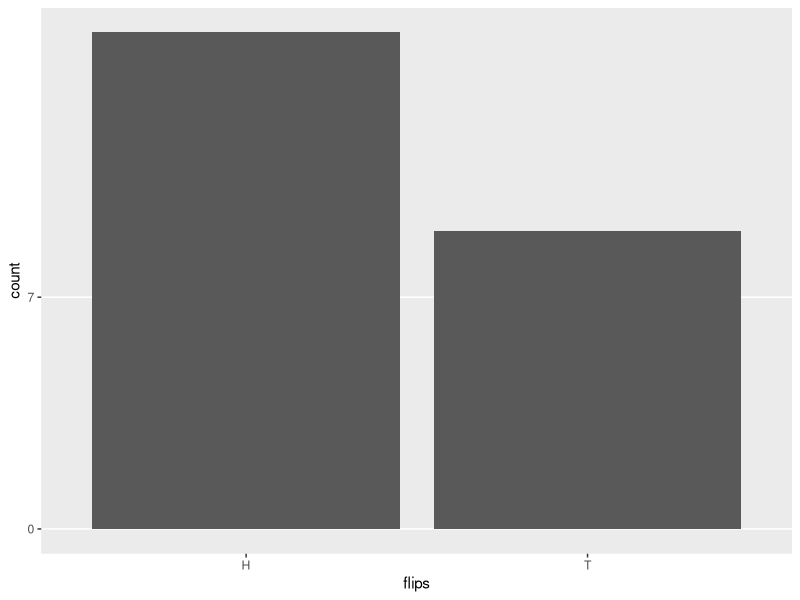
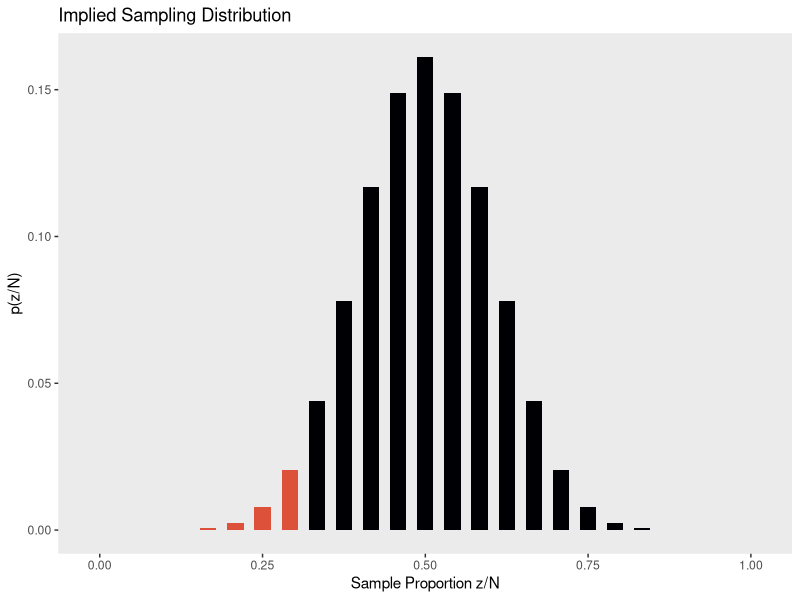
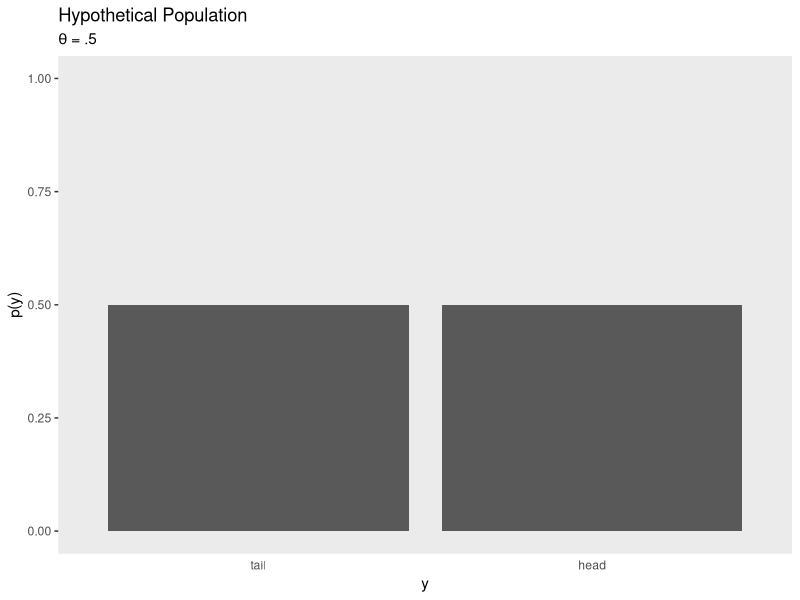
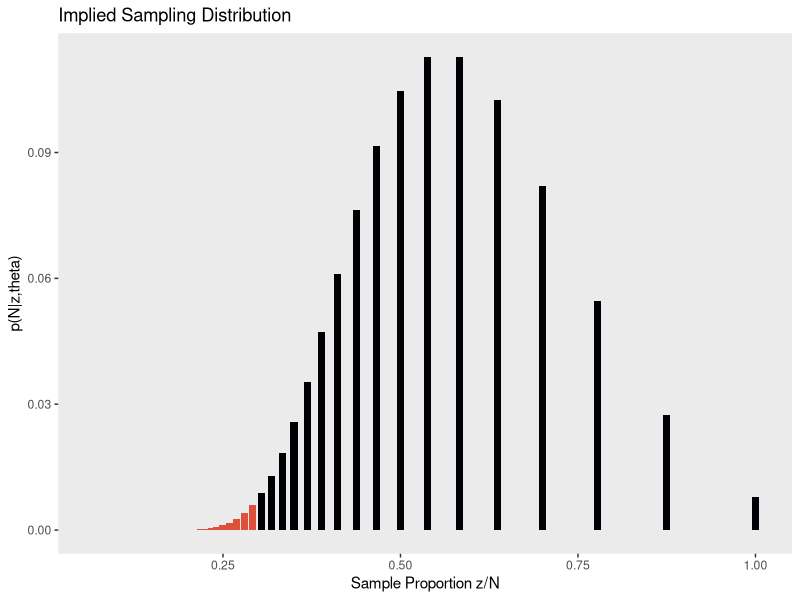
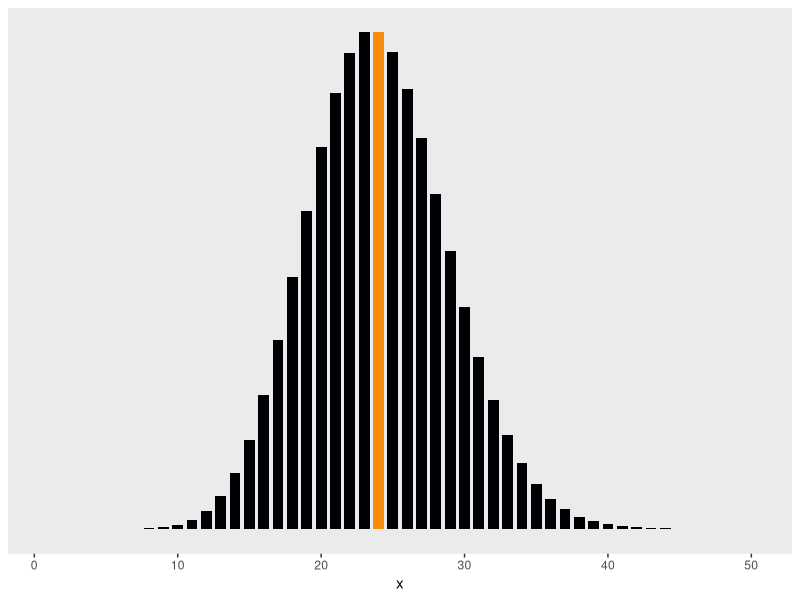
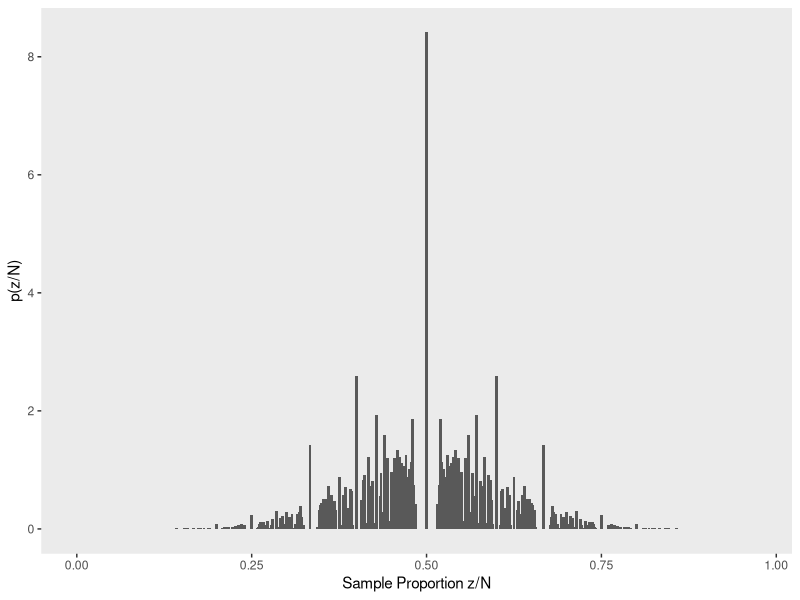
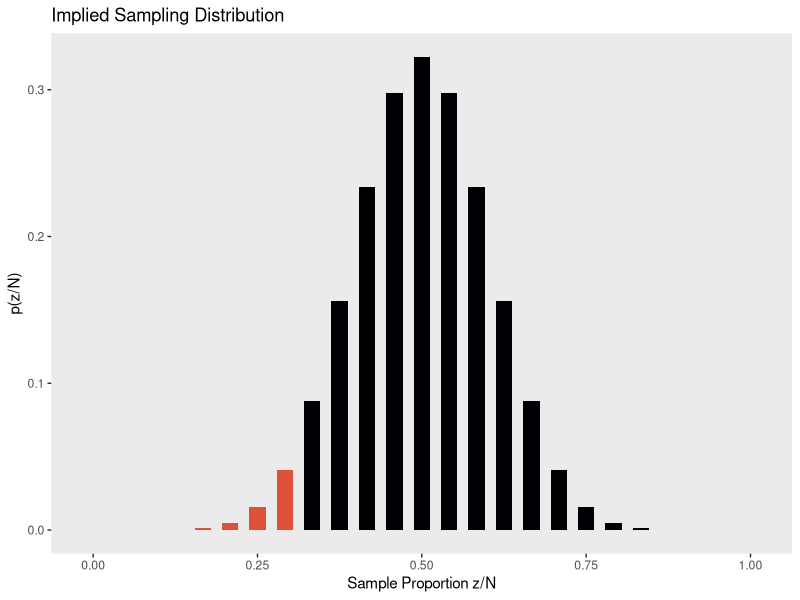
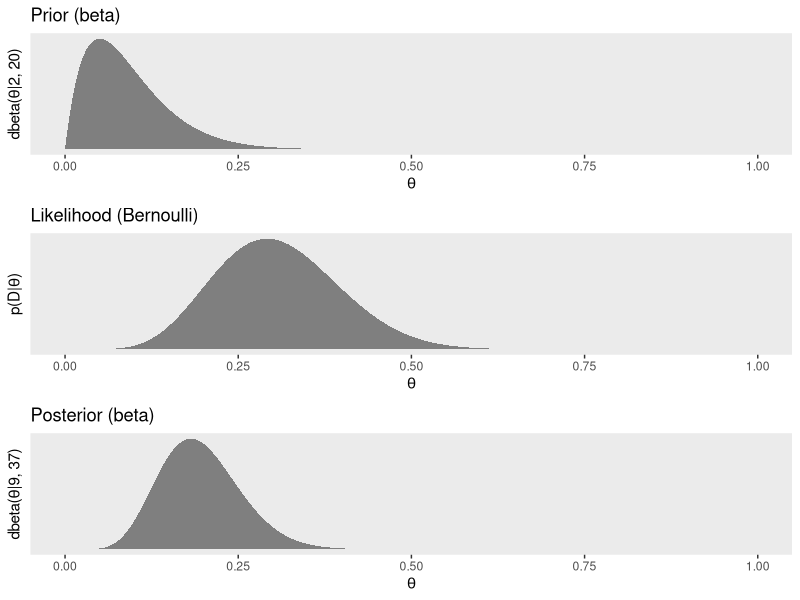

Here is the R script that generated these plots, in order:
## ---- chunk 1
sample(c("H", "T"), size = 24, replace = T)
## ---- chunk 2
library(tidyverse)

h_counter <- function(i){
  set.seed(i)
  coins <- sample(c("H", "T"), size = 24, replace = T)
  length(which(coins == "H"))
}

coins <-
  tibble(seed = 1:50) %>% 
  mutate(n_heads = map(seed, h_counter)) %>% 
  unnest()

coins %>% 
  filter(n_heads == 7)
## ---- chunk 3
set.seed(32)
sample(c("H", "T"), size = 24, replace = T)
## ---- chunk 4
set.seed(32)
tibble(flips = sample(c("H", "T"), size = 24, replace = T)) %>% 
  
  ggplot(aes(x = flips)) +
  geom_bar() +
  scale_y_continuous(breaks = c(0, 7, 17)) +
  theme(panel.grid.major.x = element_blank(),
        panel.grid.minor.y = element_blank())
## ---- chunk 5
N <- 24
z <- 7

factorial(N)/(factorial(N - z) * factorial(z))
## ---- chunk 6
N_choose_z <- function(N, z){
  factorial(N)/(factorial(N - z) * factorial(z))
  }
## ---- chunk 7
flips <-
  tibble(z          = 0:24) %>% 
  mutate(N_choose_z = N_choose_z(N, z)) %>% 
  mutate(`p(z/N)`   = N_choose_z/sum(N_choose_z),
         `Sample Proportion z/N` = z/N)

head(flips, n = 10)
## ---- chunk 8
flips %>% 
  
  ggplot(aes(x = `Sample Proportion z/N`, y = `p(z/N)`,
             fill = z <= 7)) +
  geom_col(width = .025) +
  scale_fill_viridis_d(option = "B", end = .6) +
  ggtitle("Implied Sampling Distribution") +
  theme(panel.grid = element_blank(),
        legend.position = "none")
## ---- chunk 9
flips %>% 
  filter(z <= 7) %>% 
  summarise(p_value = sum(`p(z/N)`))
## ---- chunk 10
tibble(y = c("tail", "head") %>% factor(., levels = c("tail", "head")),
       `p(y)` = .5) %>% 
  
  ggplot(aes(x = y, y = `p(y)`)) +
  geom_col() +
  coord_cartesian(ylim = 0:1) +
  labs(title = "Hypothetical Population",
       subtitle = expression(paste(theta, " = .5"))) +
  theme(panel.grid = element_blank(),
        axis.ticks.x = element_blank())
## ---- chunk 11
theta <- .5

flips <-
  tibble(N             = 7:100) %>% 
  mutate(N_choose_z  = N_choose_z(N, z)) %>% 
  mutate(`p(z/N)`    = N_choose_z/sum(N_choose_z),
         `Sample Proportion z/N` = z/N,
         `p(N|z,theta)` = (z/N) * N_choose_z * (theta^z) * (1 - theta)^(N - z))

flips %>%
  ggplot(aes(x = `Sample Proportion z/N`, y = `p(N|z,theta)`,
             fill = N >= 24)) +
  geom_col(width = .01) +
  scale_fill_viridis_d(option = "B", end = .6) +
  ggtitle("Implied Sampling Distribution") +
  theme(panel.grid = element_blank(),
        legend.position = "none")
## ---- chunk 12
flips %>% 
  filter(N >= 24) %>% 
  summarise(p_value = sum(`p(N|z,theta)`))
## ---- chunk 13
tibble(x = 1:50) %>%
  mutate(y = dpois(x = x, lambda = 24)) %>% 
  
  ggplot(aes(x = x, y = y,
             fill = x == 24)) +
  geom_col(width = .75) +
  scale_fill_viridis_d(option = "B", end = .75) +
  scale_y_continuous(NULL, breaks = NULL) +
  theme(panel.grid = element_blank(),
        legend.position = "none")
## ---- chunk 14
z_maker <- function(i){
  set.seed(i)
  n <- rpois(n = 1, lambda = 24)
  seq(from = 0, to = n, by = 1)
}

tibble(seed = 1:100) %>% 
  mutate(z = map(seed, z_maker)) %>% 
  unnest() %>% 
  group_by(seed) %>% 
  mutate(N = n()) %>% 
  mutate(N_choose_z = N_choose_z(N, z)) %>% 
  mutate(`p(z/N)`   = N_choose_z/sum(N_choose_z),
         `Sample Proportion z/N` = z/N)%>%
  ggplot(aes(x = `Sample Proportion z/N`, y = `p(z/N)`)) +
  geom_col(width = .004) +
  theme(panel.grid = element_blank())
## ---- chunk 15
flips <-
  tibble(coin = rep(letters[1:2], each = 25),
         z          = rep(0:24, times = 2)) %>% 
  group_by(coin) %>% 
  mutate(N_choose_z = N_choose_z(N, z)) %>% 
  mutate(`p(z/N)`   = N_choose_z/sum(N_choose_z),
         `Sample Proportion z/N` = z/N)

head(flips, n = 10)
## ---- chunk 16
flips %>% 
  
  ggplot(aes(x = `Sample Proportion z/N`, y = `p(z/N)`,
             fill = z <= 7)) +
  geom_col(width = .025) +
  scale_fill_viridis_d(option = "B", end = .6) +
  ggtitle("Implied Sampling Distribution") +
  theme(panel.grid = element_blank(),
        legend.position = "none")
## ---- chunk 17
Bernoulli_likelihood <- function(theta, data) {
  # theta = success probability parameter ranging from 0 to 1
  # data = the vector of data (i.e., a series of 0s and 1s)
  N   <- length(data)
  z   <- sum(data)
  return(theta^z * (1 - theta)^(N - sum(data)))
  }
## ---- chunk 18
# we need these to compute the likelihood
N <- 24
z <- 7

trial_data <- c(rep(0, times = N - z), rep(1, times = z))                # (i.e., data)

d_nail <-
  tibble(theta = seq(from = 0, to = 1, length.out = 1000)) %>%           # (i.e., theta)
  mutate(Prior = dbeta(x = theta, shape1 = 2, shape2 = 20)) %>% 
  mutate(Likelihood = Bernoulli_likelihood(theta = theta,                # (i.e., p(D | theta))
                                           data = trial_data)) %>%
  mutate(normalizing_constant = sum(Likelihood * Prior/sum(Prior))) %>%  # (i.e., p(D))
  mutate(Posterior = Likelihood * Prior / normalizing_constant)          # (i.e., p(theta | D))
  
glimpse(d_nail)
## ---- chunk 19
plot_1 <-
  d_nail %>% 
  ggplot(aes(x = theta)) +
  geom_ribbon(aes(ymin = 0, ymax = Prior),
              fill = "grey50") +
  scale_y_continuous(breaks = NULL) +
  labs(title = "Prior (beta)",
       x = expression(theta),
       y = expression(paste("dbeta(", theta, "|2, 20)"))) +
  theme(panel.grid = element_blank())

plot_2 <-
  d_nail %>% 
  ggplot(aes(x = theta)) +
  geom_ribbon(aes(ymin = 0, ymax = Likelihood),
              fill = "grey50") +
  scale_y_continuous(breaks = NULL) +
  labs(title = "Likelihood (Bernoulli)",
       x = expression(theta),
       y = expression(paste("p(D|", theta, ")"))) +
  theme(panel.grid = element_blank(),
        axis.text.y = element_text())

plot_3 <-
  d_nail %>% 
  ggplot(aes(x = theta)) +
  geom_ribbon(aes(ymin = 0, ymax = Posterior),
              fill = "grey50") +
  scale_y_continuous(breaks = NULL) +
  labs(title = "Posterior (beta)",
       x = expression(theta),
       y = expression(paste("dbeta(", theta, "|9, 37)"))) +
  theme(panel.grid = element_blank())

library(gridExtra)

grid.arrange(plot_1, plot_2, plot_3)
## ---- chunk 20
# Here are the data based on our updated beta(11, 11) prior
d_coin <-
  tibble(theta = seq(from = 0, to = 1, length.out = 1000)) %>%
  mutate(Prior = dbeta(x = theta, shape1 = 11, shape2 = 11)) %>% 
  mutate(Likelihood = Bernoulli_likelihood(theta = theta,
                                           data = trial_data)) %>%
  mutate(normalizing_constant = sum(Likelihood * Prior/sum(Prior))) %>%
  mutate(Posterior = Likelihood * Prior / normalizing_constant)

# The updated plots:
plot_1 <-
  d_coin %>% 
  ggplot(aes(x = theta)) +
  geom_ribbon(aes(ymin = 0, ymax = Prior),
              fill = "grey50") +
  scale_y_continuous(breaks = NULL) +
  labs(title = "Prior (beta)",
       x = expression(theta),
       y = expression(paste("dbeta(", theta, "|11, 11)"))) +
  theme(panel.grid = element_blank())

plot_2 <-
  d_coin %>% 
  ggplot(aes(x = theta)) +
  geom_ribbon(aes(ymin = 0, ymax = Likelihood),
              fill = "grey50") +
  scale_y_continuous(breaks = NULL) +
  labs(title = "Likelihood (Bernoulli)",
       x = expression(theta),
       y = expression(paste("p(D|", theta, ")"))) +
  theme(panel.grid = element_blank(),
        axis.text.y = element_text())

plot_3 <-
  d_coin %>% 
  ggplot(aes(x = theta)) +
  geom_ribbon(aes(ymin = 0, ymax = Posterior),
              fill = "grey50") +
  scale_y_continuous(breaks = NULL) +
  labs(title = "Posterior (beta)",
       x = expression(theta),
       y = expression(paste("dbeta(", theta, "|18, 28)"))) +
  theme(panel.grid = element_blank())

grid.arrange(plot_1, plot_2, plot_3)
## ---- chunk 21
tibble(y = c("tail", "head") %>% factor(., levels = c("tail", "head")),
       `p(y)` = c(1 - .126, .126)) %>% 
  
  ggplot(aes(x = y, y = `p(y)`)) +
  geom_col() +
  coord_cartesian(ylim = 0:1) +
  labs(title = "Hypothetical Population",
       subtitle = expression(paste(theta, " = .126"))) +
  theme(panel.grid = element_blank(),
        axis.ticks.x = element_blank())
## ---- chunk 22
tibble(y = c("tail", "head") %>% factor(., levels = c("tail", "head")),
       `p(y)` = c(1 - .511, .511)) %>% 
  
  ggplot(aes(x = y, y = `p(y)`)) +
  geom_col() +
  coord_cartesian(ylim = 0:1) +
  labs(title = "Hypothetical Population",
       subtitle = expression(paste(theta, " = .511"))) +
  theme(panel.grid = element_blank(),
        axis.ticks.x = element_blank())
## ---- chunk 23
tibble(z = 0:24,
       y = dbinom(0:24, size = 24, prob = .126)) %>% 
  
  ggplot(aes(x = z/25, y = y,
             fill = z >= 7)) +
  geom_col(width = .025) +
  scale_fill_viridis_d(option = "B", end = .6) +
  labs(title = "Implied Sampling Distribution",
       x = "Sample Proportion z/N",
       y = "p(z/N)") +
  theme(panel.grid = element_blank(),
        legend.position = "none")
## ---- chunk 24
tibble(z = 0:24,
       y = dbinom(0:24, size = 24, prob = .511)) %>% 
  
  ggplot(aes(x = z/24, y = y,
             fill = z <= 7)) +
  geom_col(width = .025) +
  scale_fill_viridis_d(option = "B", end = .6) +
  labs(title = "Implied Sampling Distribution",
       x = "Sample Proportion z/N",
       y = "p(z/N)") +
  theme(panel.grid = element_blank(),
        legend.position = "none")
## ---- chunk 25
tibble(y = c("tail", "head") %>% factor(., levels = c("tail", "head")),
       `p(y)` = c(1 - .484, .484)) %>% 
  
  ggplot(aes(x = y, y = `p(y)`)) +
  geom_col() +
  coord_cartesian(ylim = 0:1) +
  labs(title = "Hypothetical Population",
       subtitle = expression(paste(theta, " = .484"))) +
  theme(panel.grid = element_blank(),
        axis.ticks.x = element_blank())
## ---- chunk 26
theta <- .126

flips <-
  tibble(N             = 7:100) %>% 
  mutate(N_choose_z  = N_choose_z(N, z)) %>% 
  mutate(`p(z/N)`    = N_choose_z/sum(N_choose_z),
         `Sample Proportion z/N` = z/N,
         `p(N|z,theta)` = (z/N) * N_choose_z * (theta^z) * (1 - theta)^(N - z))

flips %>%
  ggplot(aes(x = `Sample Proportion z/N`, y = `p(N|z,theta)`,
             fill = N <= 24)) +
  geom_col(width = .01) +
  scale_fill_viridis_d(option = "B", end = .6) +
  ggtitle("Implied Sampling Distribution") +
  theme(panel.grid = element_blank(),
        legend.position = "none")
## ---- chunk 27
theta <- .484

flips <-
  tibble(N             = 7:100) %>% 
  mutate(N_choose_z  = N_choose_z(N, z)) %>% 
  mutate(`p(z/N)`    = N_choose_z/sum(N_choose_z),
         `Sample Proportion z/N` = z/N,
         `p(N|z,theta)` = (z/N) * N_choose_z * (theta^z) * (1 - theta)^(N - z))

flips %>%
  ggplot(aes(x = `Sample Proportion z/N`, y = `p(N|z,theta)`,
             fill = N >= 24)) +
  geom_col(width = .01) +
  scale_fill_viridis_d(option = "B", end = .6) +
  ggtitle("Implied Sampling Distribution") +
  theme(panel.grid = element_blank(),
        legend.position = "none")
## ---- chunk 28
tibble(y = c("tail", "head") %>% factor(., levels = c("tail", "head")),
       `p(y)` = c(1 - .135, .135)) %>% 
  
  ggplot(aes(x = y, y = `p(y)`)) +
  geom_col() +
  coord_cartesian(ylim = 0:1) +
  labs(title = "Hypothetical Population",
       subtitle = expression(paste(theta, " = .135"))) +
  theme(panel.grid = element_blank(),
        axis.ticks.x = element_blank())
## ---- chunk 29
tibble(y = c("tail", "head") %>% factor(., levels = c("tail", "head")),
       `p(y)` = c(1 - .497, .497)) %>% 
  
  ggplot(aes(x = y, y = `p(y)`)) +
  geom_col() +
  coord_cartesian(ylim = 0:1) +
  labs(title = "Hypothetical Population",
       subtitle = expression(paste(theta, " = .497"))) +
  theme(panel.grid = element_blank(),
        axis.ticks.x = element_blank())
## ---- chunk 30
theta <- .135

tibble(seed = 1:100) %>% 
  mutate(z = map(seed, z_maker)) %>% 
  unnest() %>% 
  group_by(seed) %>% 
  mutate(N = n()) %>% 
  mutate(N_choose_z = N_choose_z(N, z)) %>% 
  mutate(`p(z/N)`   = N_choose_z/sum(N_choose_z),
         `Sample Proportion z/N` = z/N) %>%
  mutate(`p(N|z,theta)` = (z/N) * N_choose_z * (theta^z) * (1 - theta)^(N - z)) %>% 
  
  ggplot(aes(x = `Sample Proportion z/N`, y = `p(N|z,theta)`,
             fill = `Sample Proportion z/N` >= 7/24)) +
  geom_col(width = .004) +
  scale_fill_viridis_d(option = "B", end = .6) +
  theme(panel.grid = element_blank(),
        legend.position = "none")
## ---- chunk 31
theta <- .497

tibble(seed = 1:100) %>% 
  mutate(z = map(seed, z_maker)) %>% 
  unnest() %>% 
  group_by(seed) %>% 
  mutate(N = n()) %>% 
  mutate(N_choose_z = N_choose_z(N, z)) %>% 
  mutate(`p(z/N)`   = N_choose_z/sum(N_choose_z),
         `Sample Proportion z/N` = z/N) %>%
  mutate(`p(N|z,theta)` = (z/N) * N_choose_z * (theta^z) * (1 - theta)^(N - z)) %>% 
  
  ggplot(aes(x = `Sample Proportion z/N`, y = `p(N|z,theta)`,
             fill = `Sample Proportion z/N` <= 7/24)) +
  geom_col(width = .004) +
  scale_fill_viridis_d(option = "B", end = .6) +
  theme(panel.grid = element_blank(),
        legend.position = "none")
## ---- chunk 32
tibble(y = c("tail", "head") %>% factor(., levels = c("tail", "head")),
       `p(y)` = c(1 - .11, .11)) %>% 
  
  ggplot(aes(x = y, y = `p(y)`)) +
  geom_col() +
  coord_cartesian(ylim = 0:1) +
  labs(title = "Hypothetical Population",
       subtitle = expression(paste(theta[1], " = .11; ", theta[2], " = .11"))) +
  theme(panel.grid = element_blank(),
        axis.ticks.x = element_blank())
## ---- chunk 33
tibble(y = c("tail", "head") %>% factor(., levels = c("tail", "head")),
       `p(y)` = c(1 - .539, .539)) %>% 
  
  ggplot(aes(x = y, y = `p(y)`)) +
  geom_col() +
  coord_cartesian(ylim = 0:1) +
  labs(title = "Hypothetical Population",
       subtitle = expression(paste(theta[1], " = .539; ", theta[2], " = .539"))) +
  theme(panel.grid = element_blank(),
        axis.ticks.x = element_blank())
## ---- chunk 34
alpha_pc <- .05
c        <- 36

# the probability of not getting a false alarm on any of the tests
(1 - alpha_pc)^c

# the probability of getting at least one false alarm is
1 - (1 - alpha_pc)^c
## ---- chunk 35
tibble(c = 1:100) %>% 
  mutate(p1 = (1 - alpha_pc)^c,
         p2 = 1 - (1 - alpha_pc)^c) %>% 
  gather(key, probability, -c) %>% 
  
  ggplot(aes(x = c, y = probability, color = key)) +
  geom_line(size = 1.1) +
  geom_text(data = tibble(
    c = c(85, 75, 70),
    probability = c(.08, .9, .82),
    label = c("no false alarms",
              "at least one false alarm",
              "(i.e., experimentwise false alarm rate)"),
    key = c("p1", "p2", "p2")
  ),
  aes(label = label)) +
  scale_color_viridis_d(option = "D", end = .4) +
  labs(x = "the number of independent tests, c") +
  theme(panel.grid = element_blank(),
        legend.position = "none")
## ---- chunk 36
alpha_pc <- .05
c        <- 36

# the Bonferonni correction
alpha_pc/c
## ---- chunk 37
tibble(c = 1:100) %>% 
  mutate(a_ew = alpha_pc^c) %>% 
  
  ggplot(aes(x = c, y = a_ew)) +
  geom_line(size = 1.1) +
  labs(x = "the number of independent tests, c") +
  theme(panel.grid = element_blank())
## ---- chunk 38
tibble(c = 1:100) %>% 
  mutate(a_ew = alpha_pc^c) %>% 
  
  ggplot(aes(x = c, y = a_ew)) +
  geom_line(size = 1.1) +
  scale_y_log10() +
  labs(x = "the number of independent tests, c") +
  theme(panel.grid = element_blank())
## ---- chunk 39
sessionInfo()
## ---- chunk 40
# Here we'll remove our objects
rm(h_counter, coins, N, z, N_choose_z, flips, z_maker, Bernoulli_likelihood, trial_data, d_nail, d_coin, plot_1, plot_2, plot_3, theta, alpha_pc, c)
